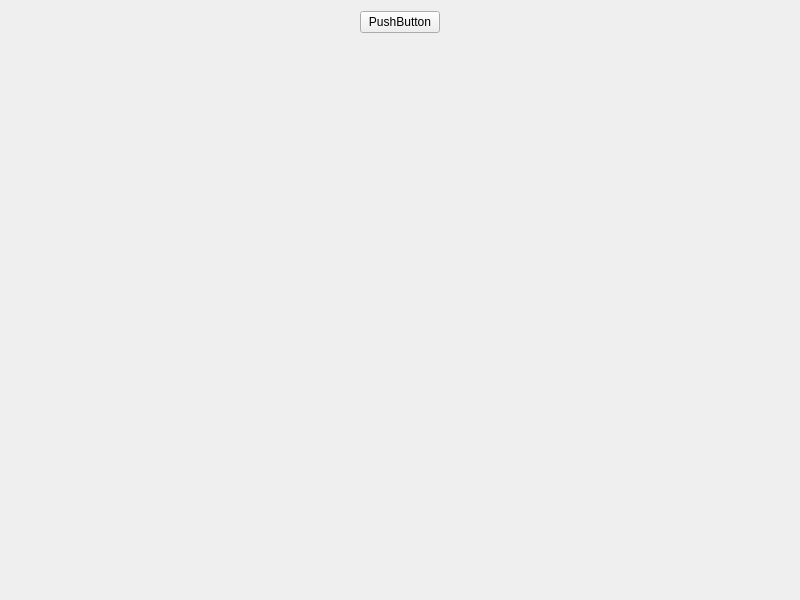
<?xml version="1.0" encoding="UTF-8"?>
<ui version="4.0">
 <class>Widget</class>
 <widget class="QWidget" name="Widget">
  <property name="geometry">
   <rect>
    <x>0</x>
    <y>0</y>
    <width>800</width>
    <height>600</height>
   </rect>
  </property>
  <property name="windowTitle">
   <string>Widget</string>
  </property>
  <layout class="QGridLayout" name="gridLayout">
   <item row="0" column="0">
    <spacer name="horizontalSpacer">
     <property name="orientation">
      <enum>Qt::Horizontal</enum>
     </property>
     <property name="sizeHint" stdset="0">
      <size>
       <width>345</width>
       <height>20</height>
      </size>
     </property>
    </spacer>
   </item>
   <item row="0" column="1">
    <widget class="QPushButton" name="pushButton">
     <property name="text">
      <string>PushButton</string>
     </property>
    </widget>
   </item>
   <item row="0" column="2">
    <spacer name="horizontalSpacer_2">
     <property name="orientation">
      <enum>Qt::Horizontal</enum>
     </property>
     <property name="sizeHint" stdset="0">
      <size>
       <width>344</width>
       <height>20</height>
      </size>
     </property>
    </spacer>
   </item>
   <item row="1" column="1">
    <spacer name="verticalSpacer">
     <property name="orientation">
      <enum>Qt::Vertical</enum>
     </property>
     <property name="sizeHint" stdset="0">
      <size>
       <width>20</width>
       <height>550</height>
      </size>
     </property>
    </spacer>
   </item>
  </layout>
 </widget>
 <resources/>
 <connections/>
</ui>
